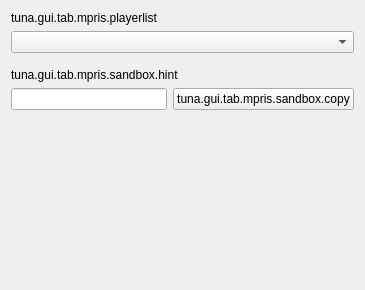
<?xml version="1.0" encoding="UTF-8"?>
<ui version="4.0">
 <class>mpris</class>
 <widget class="QWidget" name="mpris">
  <property name="geometry">
   <rect>
    <x>0</x>
    <y>0</y>
    <width>365</width>
    <height>290</height>
   </rect>
  </property>
  <property name="windowTitle">
   <string>Form</string>
  </property>
  <layout class="QVBoxLayout" name="verticalLayout">
   <item>
    <widget class="QLabel" name="label">
     <property name="text">
      <string>tuna.gui.tab.mpris.playerlist</string>
     </property>
    </widget>
   </item>
   <item>
    <widget class="QComboBox" name="cb_player"/>
   </item>
   <item>
    <widget class="QWidget" name="sandbox_hint" native="true">
     <layout class="QVBoxLayout" name="sandbox_hint_layout">
      <property name="leftMargin">
       <number>0</number>
      </property>
      <property name="rightMargin">
       <number>0</number>
      </property>
      <item>
       <widget class="QLabel" name="lbl_sandbox_hint">
        <property name="text">
         <string>tuna.gui.tab.mpris.sandbox.hint</string>
        </property>
        <property name="wordWrap">
         <bool>true</bool>
        </property>
       </widget>
      </item>
      <item>
       <layout class="QHBoxLayout" name="sandbox_command_layout">
        <item>
         <widget class="QLineEdit" name="txt_sandbox_command">
          <property name="readOnly">
           <bool>true</bool>
          </property>
         </widget>
        </item>
        <item>
         <widget class="QPushButton" name="btn_sandbox_copy">
          <property name="text">
           <string>tuna.gui.tab.mpris.sandbox.copy</string>
          </property>
         </widget>
        </item>
       </layout>
      </item>
     </layout>
    </widget>
   </item>
   <item>
    <spacer name="verticalSpacer">
     <property name="orientation">
      <enum>Qt::Vertical</enum>
     </property>
     <property name="sizeHint" stdset="0">
      <size>
       <width>20</width>
       <height>40</height>
      </size>
     </property>
    </spacer>
   </item>
  </layout>
 </widget>
 <resources/>
 <connections/>
</ui>
